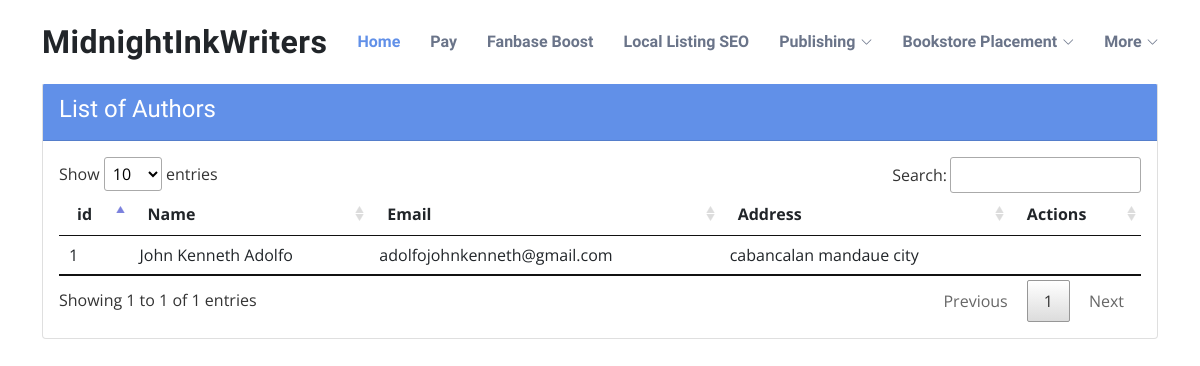
Page /index.php/authors on the earlier database version.
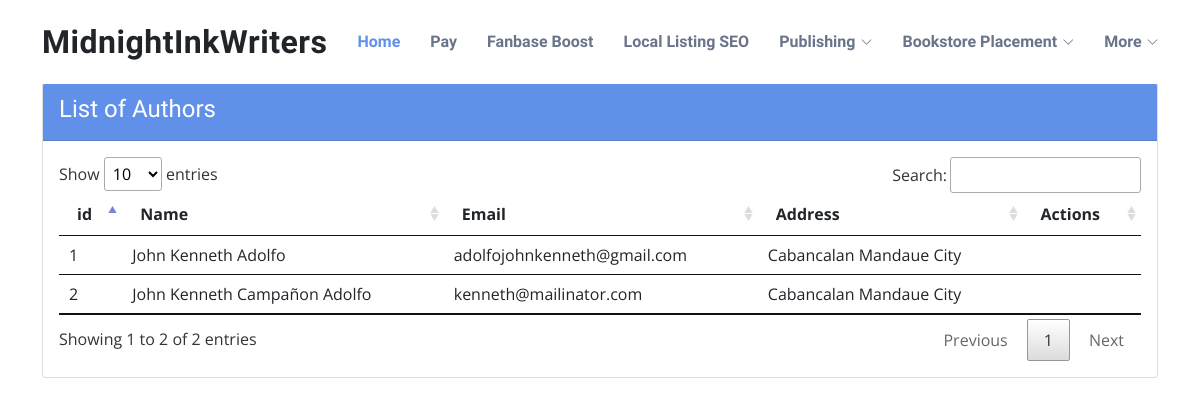
Same page on the later database version.
### tables this page shows
CREATE TABLE `authors` (
  `id` int(5) NOT NULL,
  `firstname` varchar(50) NOT NULL,
  `middlename` varchar(50) NOT NULL,
  `lastname` varchar(50) NOT NULL,
  `address` varchar(255) NOT NULL,
  `gender` varchar(10) NOT NULL,
  `age` int(5) NOT NULL,
  `ion_user_id` int(5) NOT NULL
);

CREATE TABLE `users` (
  `id` int(11) UNSIGNED NOT NULL,
  `ip_address` varchar(45) NOT NULL,
  `username` varchar(100) DEFAULT NULL,
  `password` varchar(255) NOT NULL,
  `email` varchar(254) NOT NULL,
  `activation_selector` varchar(255) DEFAULT NULL,
  `activation_code` varchar(255) DEFAULT NULL,
  `forgotten_password_selector` varchar(255) DEFAULT NULL,
  `forgotten_password_code` varchar(255) DEFAULT NULL,
  `forgotten_password_time` int(11) UNSIGNED DEFAULT NULL,
  `remember_selector` varchar(255) DEFAULT NULL,
  `remember_code` varchar(255) DEFAULT NULL,
  `created_on` int(11) UNSIGNED NOT NULL,
  `last_login` int(11) UNSIGNED DEFAULT NULL,
  `active` tinyint(1) UNSIGNED DEFAULT NULL,
  `first_name` varchar(50) DEFAULT NULL,
  `last_name` varchar(50) DEFAULT NULL,
  `company` varchar(100) DEFAULT NULL,
  `phone` varchar(20) DEFAULT NULL
);

### application/controllers/Authors.php (called while the page is built, shortened)
<?php
    class Authors extends CI_Controller {
    	public function __construct() {
    		$this->load->model('author_model');
            $this->load->model('ion_auth_model');
    		$this->load->database();
    		$this->load->library(['ion_auth', 'form_validation']);
    	}
        public function index() {
            $data['authors'] = $this->author_model->getAuthors();
            $this->load->view('templates/header');
            $this->load->view('authors/index', $data);
            $this->load->view('templates/footer');
        }
    }

### index.php (called while the page is built, shortened)
<?php
require_once BASEPATH.'core/CodeIgniter.php';

### application/libraries/Ion_auth.php (called while the page is built, shortened)
<?php
class Ion_auth
{
	public function __construct()
	{
		$this->_cache_user_in_group =& $this->ion_auth_model->_cache_user_in_group;
		$this->ion_auth_model->trigger_events('library_constructor');
	}
	public function __get($var)
	{
		return get_instance()->$var;
	}
	public function logged_in()
	{
		$this->ion_auth_model->trigger_events('logged_in');
		$recheck = $this->ion_auth_model->recheck_session();
		return $recheck;
	}
}

### application/models/Ion_auth_model.php (called while the page is built, shortened)
<?php
class Ion_auth_model extends CI_Model
{
	public function __construct()
	{
		$this->config->load('ion_auth', TRUE);
	}
	public function recheck_session()
	{
		if (empty($this->session->userdata('identity')))
		{
			return FALSE;
		}
		$session_hash = $this->session->userdata('ion_auth_session_hash');
		return (bool)$session_hash && $session_hash === $this->config->item('session_hash', 'ion_auth');
	}
}

### application/models/Author_model.php (called while the page is built, shortened)
<?php
    class Author_model extends CI_Model {
        public function getAuthors() {
        	$this->db->order_by('id', 'desc');
        	$query = $this->db->get('authors');
        	return $query->result();
        }
        public function getAuthorbyIonId($ion) {
            $this->db->where('id', $ion);
            $query = $this->db->get('users');
            return $query->row();
        }
    }

### application/views/authors/index.php (the view)
<div id="site-content">
	<div class="container">
		<div class="row">
			<div class="col-md-12 col-sm-12">
				<div class="card">
					<div class="card-header bg-purple text-white">
						<div class="card-title">
							<h4 class="mt-1">List of Authors</h4>
						</div>
					</div>
					<div class="card-body">
						<table class="table table-responsive" id="editable-1">
							<thead>
								<tr>
									<th>id</th>
									<th>Name</th>
									<th>Email</th>
									<th>Address</th>
									<th>Actions</th>
								</tr>
							</thead>
							<tbody>
								<?php foreach($authors as $author) {
									$name = $author->firstname . ' ' . $author->middlename . ' ' . $author->lastname;
								?>
									<tr>
										<td><?php echo $author->id ?></td>
										<td><?php echo $name ?></td>
										<td><?php echo $this->author_model->getAuthorbyIonId($author->ion_user_id)->email ?></td>
										<td><?php echo $author->address ?></td>
										<td></td>
									</tr>
								<?php } ?>
							</tbody>
						</table>
					</div>
				</div>
			</div>
		</div>
	</div>
</div>

### application/views/templates/header.php (shortened to what this page needs)
<html>
    <head>
        <link href="<?php echo base_url(); ?>/assets/vendor/bootstrap/css/bootstrap.min.css" rel="stylesheet">
        <link href="<?php echo base_url(); ?>/assets/vendor/bootstrap-icons/bootstrap-icons.css" rel="stylesheet">
        <link href="<?php echo base_url(); ?>/assets/vendor/boxicons/css/boxicons.min.css" rel="stylesheet">
        <link href="<?php echo base_url(); ?>/assets/vendor/glightbox/css/glightbox.min.css" rel="stylesheet">
        <link href="<?php echo base_url(); ?>/assets/vendor/swiper/swiper-bundle.min.css" rel="stylesheet">
        <link rel="stylesheet" type="text/css" href="<?php echo base_url(); ?>/assets/plugin/DataTables/datatables.min.css"/>
        <link href="<?php echo base_url(); ?>/assets/css/style.css" rel="stylesheet">
    </head>
    <body>
    <header id="header" class="fixed-top">
        <div class="container d-flex align-items-center justify-content-between">
        <h1 class="logo"><a href="<?php echo base_url(); ?>" class="text-dark">MidnightInkWriters</a></h1>
        <nav id="navbar" class="navbar">
            <?php if (!$this->ion_auth->logged_in()) { ?>
                <ul>
                    <li><a class="nav-link scrollto active" href="<?php echo base_url(); ?>">Home</a></li>
                    <li><a class="nav-link scrollto" href="#about">Pay</a></li>
                    <li><a class="nav-link scrollto" href="#services">Fanbase Boost</a></li>
                    <li><a class="nav-link scrollto" href="#portfolio">Local Listing SEO</a></li>
                    <li class="dropdown"><a href="#"><span>Publishing</span> <i class="bi bi-chevron-down"></i></a>
                    </li>
                    <li class="dropdown"><a href="#"><span>Bookstore Placement</span> <i class="bi bi-chevron-down"></i></a>
                    </li>
                    <li class="dropdown"><a href="#"><span>More</span> <i class="bi bi-chevron-down"></i></a>
                    </li>
                </ul>
            <?php } ?>
        </nav>
        </div>
    </header>

### application/views/templates/footer.php (shortened to what this page needs)
    </body>
</html>

### assets/css/style.css (style rules this page uses)
body { font-family: "Open Sans", sans-serif; color: #444444; }
a { color: #14c871; text-decoration: none; }
h1, h2, h3, h4, h5, h6 { font-family: "Raleway", sans-serif; }
#header { background: #fff; transition: all 0.5s; z-index: 997; padding: 20px 0; }
#header .logo { font-size: 32px; margin: 0; padding: 0; line-height: 1; font-weight: 700; letter-spacing: 0.5px; }
#header .logo a { color: #5f687b; }
.navbar { padding: 0; }
.navbar ul { margin: 0; padding: 0; display: flex; list-style: none; align-items: center; }
.navbar li { position: relative; }
.navbar a, .navbar a:focus { display: flex; align-items: center; justify-content: space-between; padding: 10px 0 10px 30px; font-family: "Raleway", sans-serif; font-size: 16px; font-weight: 700; color: #6a7489; white-space: nowrap; transition: 0.3s; }
.navbar a i, .navbar a:focus i { font-size: 12px; line-height: 0; margin-left: 5px; }
.navbar a:hover, .navbar .active, .navbar .active:focus, .navbar li:hover > a { color: #6190E8; }

### application/views/templates/header.php (style rules this page uses)
.bg-purple { background-color: #6190E8; }
#site-content { height: 100%; padding-top: 82px; }

Differences in the rows shown:
added authors: id "2", name "John Kenneth Campañon Adolfo", ion_user.email "kenneth@mailinator.com", address "Cabancalan Mandaue City"
changed authors "John Kenneth Adolfo": address "cabancalan mandaue city" → "Cabancalan Mandaue City"
Other differences:
text written by a page script: "Show entries Search: Showing 1 to 1 of 1 entries Previous 1 Next" → "Show entries Search: Showing 1 to 2 of 2 entries Previous 1 Next"
